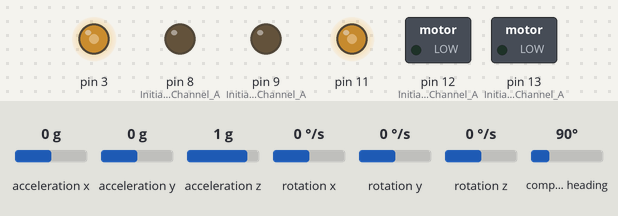
Simulated run of this sketch. Board: Arduino Uno, built with avr-gcc and run on an emulated ATmega328P. Shown: switched loads named in the sketch (green lamp = pin HIGH), output pins drawn as LEDs (lit = HIGH). Inputs (shaded band) come from the test bench; at power-on: compass heading 90°, acceleration x 0 g, acceleration y 0 g, acceleration z 1 g, rotation x 0 °/s, rotation y 0 °/s, rotation z 0 °/s. What the sketch prints to the serial monitor is not drawn.

Above: at 1.2 s.
1.3 s: compass heading set to 7°
At 1.57 s:
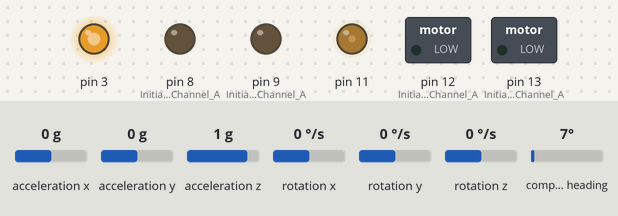
At 2.21 s:
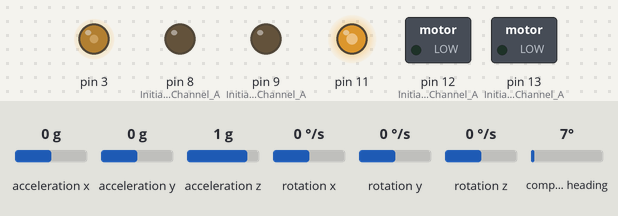
4.3 s: compass heading set to 90°
At 4.3 s:
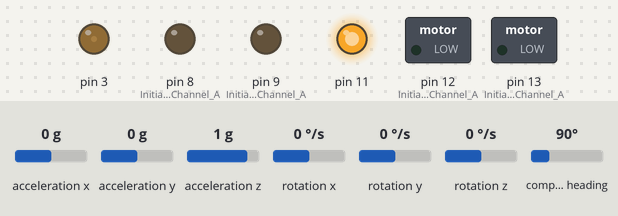
Timing chart, 0 to 7.3 s (numbered marks = the images above; inputs shaded):
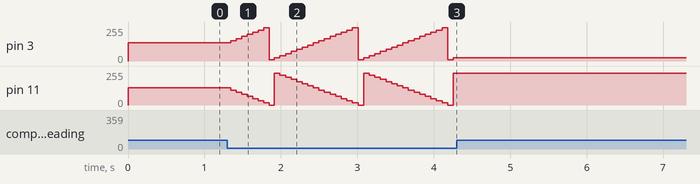

The sketch:

robot_motor_sensors_test1.ino
```cpp
#include <NewPing.h>
#include <Wire.h>
#include <LSM303.h>

LSM303 compass;

// 6 - front sonar trig
// 7 - front sonar echo
// a2/16 - rear  sonar trig
// a3/17 - rear  sonar echo
// 2 - left  sonar trig
// 10 - left  sonar echo
// d4    - right sonar trig
// d5    - right sonar echo

#define front_trig 6
#define front_echo 7
#define rear_trig 16
#define rear_echo 17
#define left_trig 2
#define left_echo 10
#define right_trig 4
#define right_echo 5

#define SONAR_NUM 4      // Number of sensors.
#define MAX_DISTANCE 400 // Maximum distance (in cm) to ping.
#define contaLoop 10

NewPing sonar[SONAR_NUM] = {   // Sensor object array.
  NewPing(front_trig, front_echo, MAX_DISTANCE), // Each sensor"s trigger pin, echo pin, and max distance to ping.
  NewPing(rear_trig, rear_echo, MAX_DISTANCE),
  NewPing(left_trig, left_echo, MAX_DISTANCE),
  NewPing(right_trig, right_echo, MAX_DISTANCE)
};

#define sonar_frontal 0
#define sonar_trazeiro 1
#define sonar_esq 2
#define sonar_dir 3
#define velInicial 128
#define incVel 16

// Heading aumenta para a direita e diminui para a esquerda!
#define limiteHeading 0.10

// Velocidades atuais e heading fixo:
float heading = 0;
int velocidadeA = velInicial + 8;
int velocidadeB = velInicial;
int contaVezes = 0;

// Positivo: Ele está virando para a direita, corrigir o esquerdo
// Negativo: Ele está virando para a esquerda, corrigir o direito
float verificaHeading(float lastHeading) {
  float diferenca = lastHeading - heading;
  return diferenca;
}

// Corrige a trajetória de acordo com a diferença
void corrige(float diferenca) {
  if (contaVezes > 0) {
    return;
  }
  if (diferenca > 0) {
    // Acelerar esquerdo
    velocidadeB += incVel;
    velocidadeA -= incVel;
    Serial.print("velB: ");
    Serial.print(velocidadeB);
    Serial.print(" ");
    contaVezes = 0;
  }
  else if (diferenca < 0) {
    // Acelerar direito
    velocidadeA += incVel;
    velocidadeB -= incVel;
    Serial.print("velA: ");
    Serial.print(velocidadeA);
    Serial.print(" ");
    contaVezes = 0;
  }
  Serial.print("Corrigindo dif: ");
  Serial.println(diferenca);

  andar(velocidadeA, velocidadeB);

}

// Estabelece direção: Por enquanto, só frente
void direcao() {
  // Canal A
  digitalWrite(12, LOW); //Back = Forward o motor está ao contrário
  // Canal B
  digitalWrite(13, LOW);  //Establishes backward direction of Channel B
}

// acao = 1: freiar (HIGH), acao = 0: soltar (LOW)
void freios(int acao) {
  digitalWrite(9, acao);  // Canal A
  digitalWrite(8, acao);  // Canal B
}

void andar(int velocidadeA, int velocidadeB) {
  analogWrite(3, velocidadeA);   // Canal A
  analogWrite(11, velocidadeB);    // Canal B
}


void setup() {
  Serial.begin(115200);
  Wire.begin();
  compass.init();
  compass.enableDefault();
  compass.m_min = (LSM303::vector<int16_t>) {
    -32767, -32767, -32767
  };
  compass.m_max = (LSM303::vector<int16_t>) {
    +32767, +32767, +32767
  };

  // Motores:
  // Canal A: Motor direito (da frente do carro, que é onde está o Raspberry)
  pinMode(12, OUTPUT); //Initiates Motor Channel A pin
  pinMode(9, OUTPUT); //Initiates Brake Channel A pin
  // Canal B: Motor esquerdo
  pinMode(13, OUTPUT); //Initiates Motor Channel A pin
  pinMode(8, OUTPUT);  //Initiates Brake Channel A pin

  // Pega o Heding inicial:
  compass.read();
  heading = compass.heading();
  Serial.print("direcao inicial: ");
  Serial.println(heading);

  // Inicia um movimento reto baseado no heading atual:
  direcao();
  freios(LOW);
  andar(velocidadeA, velocidadeB);
}

void loop() {

  compass.read();
  float lastHeading = compass.heading();
  Serial.print("direcao Atual: ");
  Serial.println(lastHeading);
  Serial.print("Velocidades atuais(A B):");
  Serial.print(velocidadeA);
  Serial.print(", ");
  Serial.println(velocidadeB);

  float diferencaAtual = verificaHeading(lastHeading);

  Serial.print("dif atual: ");
  Serial.println(diferencaAtual);

  corrige(diferencaAtual);
  contaVezes = contaVezes + 1;
  if (contaVezes > contaLoop) {
    contaVezes = 0;
  }

}
```

Measured:
- after the input at 4.3 s, pin 3: stops changing and stays 24/255; pin 11: stops changing and stays 240/255
